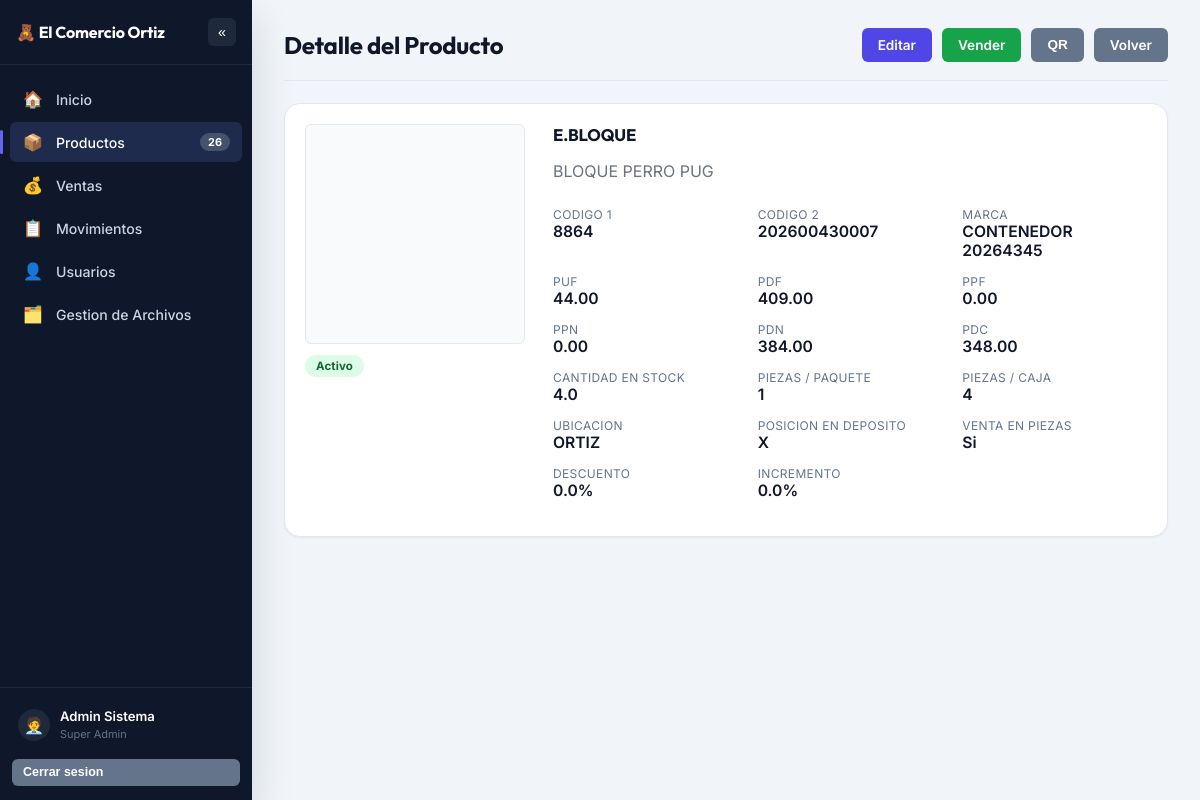
The app's page /productos/ver/3 (signed in) with its own data.
### tables this page shows
CREATE TABLE productos (
    id_producto INTEGER PRIMARY KEY AUTOINCREMENT,
    foto_url TEXT,
    nombre TEXT NOT NULL,
    -- codigo_1 NO es unico por si solo: el cliente confirmo que se repite
    -- entre productos distintos en su catalogo real. Lo que si identifica
    -- un producto de forma unica es la COMBINACION codigo_1 + codigo_2
    -- (ver el UNIQUE compuesto al final de la tabla, y
    -- productos_model.get_producto_por_codigo / guardar_o_actualizar_desde_excel,
    -- que ya matchean por el par completo).
    codigo_1 TEXT NOT NULL,
    codigo_2 TEXT,
    descripcion TEXT,
    marca TEXT,

    -- Esquema de precios
    precio_unidad_facturado REAL DEFAULT 0,   -- PUF
    precio_docena_facturado REAL DEFAULT 0,   -- PDF
    precio_paquete_facturado REAL DEFAULT 0,  -- PPF
    precio_paquete_neto REAL DEFAULT 0,       -- PPN
    precio_docena_neto REAL DEFAULT 0,        -- PDN
    precio_docena_comercial REAL DEFAULT 0,   -- PDC
    descuento_porcentaje REAL DEFAULT 0,
    incremento_porcentaje REAL DEFAULT 0,

    -- Presentacion y empaque
    pcs_paquete INTEGER DEFAULT 0,
    pcs_caja INTEGER DEFAULT 0,
    venta_fraccionada TEXT DEFAULT 'No' CHECK(venta_fraccionada IN ('Si', 'No')),

    -- Ubicacion y existencias
    id_ubicacion INTEGER REFERENCES ubicaciones(id_ubicacion),
    posicion TEXT,
    -- Puede quedar en 0 o mayor (piezas sueltas -> decimal, ej. venta
    -- fraccionada) o en NEGATIVO: negativo significa que se aprobo una
    -- venta por mas de lo que habia en tienda, y ese numero es lo que
    -- falta reponer desde el almacen (ver alerta en Inicio).
    cantidad REAL NOT NULL DEFAULT 0,

    -- Estado de negocio (Activo/Inactivo). "Agotado" NO se guarda aqui:
    -- se calcula en la aplicacion comparando cantidad <= 0 (0 o negativo,
    -- ver mas abajo), para evitar que quede desincronizado con el stock real.
    estado TEXT DEFAULT 'Activo' CHECK(estado IN ('Activo', 'Inactivo')),

    UNIQUE(codigo_1, codigo_2)
);

CREATE TABLE ubicaciones (
    id_ubicacion INTEGER PRIMARY KEY AUTOINCREMENT,
    nombre TEXT NOT NULL UNIQUE
);

### controllers/productos_controller.py (the view)
@productos_bp.route('/ver/<int:id_producto>')
@roles_required(*ROLES_TODOS)
def ver(id_producto):
    producto = productos_model.get_producto(id_producto)
    if not producto:
        flash('El producto solicitado no existe.', 'danger')
        return redirect(url_for('productos.index'))
    return render_template('productos/productos_detail.html', producto=producto)

### models/database.py (called while the page is built)
def get_db():
    if 'db' not in g:
        g.db = sqlite3.connect(current_app.config['DATABASE'])
        g.db.row_factory = sqlite3.Row
        g.db.execute('PRAGMA foreign_keys = ON')
    return g.db

### models/productos_model.py (called while the page is built)
def get_producto(id_producto):
    db = get_db()
    return db.execute(
        """
        SELECT p.*, u.nombre AS ubicacion_nombre
        FROM productos p
        LEFT JOIN ubicaciones u ON p.id_ubicacion = u.id_ubicacion
        WHERE p.id_producto = ?
        """,
        (id_producto,),
    ).fetchone()

def contar_productos():
    db = get_db()
    return db.execute("SELECT COUNT(*) AS c FROM productos").fetchone()['c']

def contar_faltantes():
    db = get_db()
    return db.execute("SELECT COUNT(*) AS c FROM productos WHERE cantidad < 0").fetchone()['c']

### models/ventas_model.py (called while the page is built)
def contar_pendientes(id_personal_filtro=None):
    db = get_db()
    if id_personal_filtro:
        return db.execute(
            "SELECT COUNT(*) AS c FROM ventas WHERE estado = 'Pendiente' AND id_personal_registro = ?",
            (id_personal_filtro,),
        ).fetchone()['c']
    return db.execute(
        "SELECT COUNT(*) AS c FROM ventas WHERE estado = 'Pendiente'"
    ).fetchone()['c']

### utilities/utilities.py (called while the page is built)
def roles_required(*roles_permitidos):
    def decorador(vista):
        @wraps(vista)
        def envoltura(*args, **kwargs):
            if 'id_personal' not in session:
                return redirect(url_for('auth.login'))
            if session.get('rol') not in roles_permitidos:
                flash('No tienes permisos para acceder a esa seccion.', 'danger')
                return redirect(url_for('inicio.index'))
            return vista(*args, **kwargs)
        return envoltura
    return decorador

### templates/productos/productos_detail.html (shortened to what this page needs)
{% extends "shared/base.html" %}
{% block content %}
    <div class="page-header">
        <h1>Detalle del Producto</h1>
        <div>
            {% if session.get('rol') in ROLES_GESTION %}
                <a href="{{ url_for('productos.editar', id_producto=producto.id_producto) }}" class="btn btn-primary">Editar</a>
            {% endif %}
            {% if session.get('rol') in ROLES_VENTAS %}
                <a href="{{ url_for('ventas.carrito_agregar', id_producto=producto.id_producto) }}" class="btn btn-success">Vender</a>
            {% endif %}
            <button type="button" class="btn btn-secondary" data-modal-open="modalQr">QR</button>
            <a href="{{ url_for('productos.index') }}" class="btn btn-secondary">Volver</a>
        </div>
    </div>
    <div class="card detail-grid">
        <div>
            {% if producto.foto_url %}
                <img src="{{ url_for('static', filename='uploads/' ~ producto.foto_url) }}" alt="{{ producto.nombre }}">
            {% else %}
                <div class="thumb" style="width:100%; height:220px;"></div>
            {% endif %}
            <p style="margin-top:10px;">
                <span class="badge {{ 'badge-activo' if producto.estado == 'Activo' else 'badge-inactivo' }}">
                    {{ producto.estado }}
                </span>
            </p>
        </div>
        <div>
            <h2 style="margin-top:0;">{{ producto.nombre }}</h2>
            <p style="color:#6b7280;">{{ producto.descripcion or 'Sin descripcion.' }}</p>
            <dl class="detail-list" style="display:grid; grid-template-columns: repeat(3, 1fr); gap: 4px 20px;">
                <div>
                    <dt>Codigo 1</dt><dd>{{ producto.codigo_1 or '-' }}</dd>
                </div>
                <div>
                    <dt>Codigo 2</dt><dd>{{ producto.codigo_2 or '-' }}</dd>
                </div>
                <div>
                    <dt>Marca</dt><dd>{{ producto.marca or '-' }}</dd>
                </div>
                <div>
                    <dt>PUF</dt><dd>{{ '%.2f'|format(producto.precio_unidad_facturado) }}</dd>
                </div>
                <div>
                    <dt>PDF</dt><dd>{{ '%.2f'|format(producto.precio_docena_facturado) }}</dd>
                </div>
                <div>
                    <dt>PPF</dt><dd>{{ '%.2f'|format(producto.precio_paquete_facturado) }}</dd>
                </div>
                <div>
                    <dt>PPN</dt><dd>{{ '%.2f'|format(producto.precio_paquete_neto) }}</dd>
                </div>
                <div>
                    <dt>PDN</dt><dd>{{ '%.2f'|format(producto.precio_docena_neto) }}</dd>
                </div>
                <div>
                    <dt>PDC</dt><dd>{{ '%.2f'|format(producto.precio_docena_comercial) }}</dd>
                </div>
                <div>
                    <dt>Cantidad en stock</dt><dd>{{ producto.cantidad }}</dd>
                </div>
                <div>
                    <dt>Piezas / Paquete</dt><dd>{{ producto.pcs_paquete }}</dd>
                </div>
                <div>
                    <dt>Piezas / Caja</dt><dd>{{ producto.pcs_caja }}</dd>
                </div>
                <div>
                    <dt>Ubicacion</dt><dd>{{ producto.ubicacion_nombre or '-' }}</dd>
                </div>
                <div>
                    <dt>Posicion en deposito</dt><dd>{{ producto.posicion or '-' }}</dd>
                </div>
                <div>
                    <dt>Venta en piezas</dt><dd>{{ producto.venta_fraccionada }}</dd>
                </div>
                <div>
                    <dt>Descuento</dt><dd>{{ producto.descuento_porcentaje }}%</dd>
                </div>
                <div>
                    <dt>Incremento</dt><dd>{{ producto.incremento_porcentaje }}%</dd>
                </div>
            </dl>
        </div>
    </div>
{% endblock %}

### static/css/style.css (style rules this page uses)
:root { --bg: #f1f5f9; --surface: #ffffff; --surface-muted: #f8fafc; --border: #e2e8f0; --border-strong: #cbd5e1; --text: #0f172a; --text-muted: #64748b; --text-subtle: #94a3b8; --primary: #4f46e5; --primary-hover: #4338ca; --primary-soft: #eef2ff; --primary-soft-text: #4338ca; --success: #16a34a; --success-hover: #15803d; --success-soft: #dcfce7; --success-soft-text: #166534; --danger: #dc2626; --danger-hover: #b91c1c; --danger-soft: #fee2e2; --danger-soft-text: #991b1b; --warning: #d97706; --warning-hover: #b45309; --warning-soft: #fef3c7; --warning-soft-text: #92400e; --info: #0891b2; --info-hover: #0e7490; --info-soft: #cffafe; --info-soft-text: #155e75; --secondary: #64748b; --secondary-hover: #475569; --secondary-soft: #f1f5f9; --secondary-soft-text: #334155; --sidebar-bg: #0f172a; --sidebar-bg-active: #1e2b4d; --sidebar-bg-hover: #1e293b; --sidebar-border: #1e293b; --sidebar-text: #cbd5e1; --sidebar-text-muted: #64748b; --sidebar-accent: #6366f1; --radius-sm: 6px; --radius-md: 10px; --radius-lg: 16px; --radius-pill: 999px; --shadow-sm: 0 1px 2px rgba(15, 23, 42, 0.06); --shadow-md: 0 6px 16px rgba(15, 23, 42, 0.08); --shadow-lg: 0 16px 40px rgba(15, 23, 42, 0.14); --transition: 150ms ease; }
* { box-sizing: border-box; }
html, body { height: 100%; }
body { margin: 0; font-family: 'Inter', 'Segoe UI', system-ui, -apple-system, Roboto, Arial, sans-serif; background-color: var(--bg); color: var(--text); -webkit-font-smoothing: antialiased; }
h1, h2, h3, .font-display, .login-title { font-family: 'Outfit', 'Segoe UI', system-ui, sans-serif; color: var(--text); font-weight: 700; letter-spacing: -0.01em; }
a { color: inherit; }
.page-header { display: flex; justify-content: space-between; align-items: center; flex-wrap: wrap; gap: 12px; margin-bottom: 22px; padding-bottom: 18px; border-bottom: 1px solid var(--border); }
.page-header h1 { margin: 0; font-size: 1.5rem; }
.page-header .actions, .page-header > div:last-child:not(:first-child) { display: flex; gap: 10px; flex-wrap: wrap; }
.card { background: var(--surface); border: 1px solid var(--border); border-radius: var(--radius-lg); padding: 20px; box-shadow: var(--shadow-sm); margin-bottom: 22px; }
.card h2 { font-size: 1.05rem; }
.btn { display: inline-flex; align-items: center; gap: 6px; border: none; border-radius: var(--radius-sm); padding: 9px 16px; font-size: 0.85rem; font-weight: 600; cursor: pointer; text-decoration: none; color: #fff; background-color: var(--secondary); transition: background var(--transition), box-shadow var(--transition), transform var(--transition); line-height: 1.2; }
.btn-primary { background-color: var(--primary); }
.btn-success { background-color: var(--success); }
.btn-secondary { background-color: var(--secondary); }
.thumb { width: 42px; height: 42px; object-fit: cover; border-radius: var(--radius-sm); border: 1px solid var(--border); background: var(--surface-muted); }
.badge { display: inline-flex; align-items: center; gap: 4px; padding: 4px 11px; border-radius: var(--radius-pill); font-size: 0.72rem; font-weight: 700; letter-spacing: 0.01em; }
.badge-activo { background: var(--success-soft); color: var(--success-soft-text); }
.detail-grid { display: grid; grid-template-columns: 220px 1fr; gap: 28px; }
.detail-list dt { font-size: 0.75rem; color: var(--text-muted); margin-top: 10px; text-transform: uppercase; letter-spacing: 0.03em; }
.detail-list dd { margin: 0; font-size: 0.98rem; font-weight: 600; color: var(--text); }

### records on screen
productos: estado "Activo", nombre "E.BLOQUE", descripcion "BLOQUE PERRO PUG", codigo_1 "8864", codigo_2 "202600430007", marca "CONTENEDOR 20264345", precio_unidad_facturado "44.00", precio_docena_facturado "409.00", precio_paquete_facturado "0.00", precio_paquete_neto "0.00", precio_docena_neto "384.00", precio_docena_comercial "348.00", cantidad "4.0", pcs_paquete "1", pcs_caja "4", posicion "X", venta_fraccionada "Si", descuento_porcentaje "0.0", incremento_porcentaje "0.0"
ubicaciones: nombre "ORTIZ"

### other values on screen
{{ sidebar_total_productos }} "26"
{{ session.get('nombre_completo', '') }} "Admin Sistema"
{{ session.get('rol', '') }} "Super Admin"
